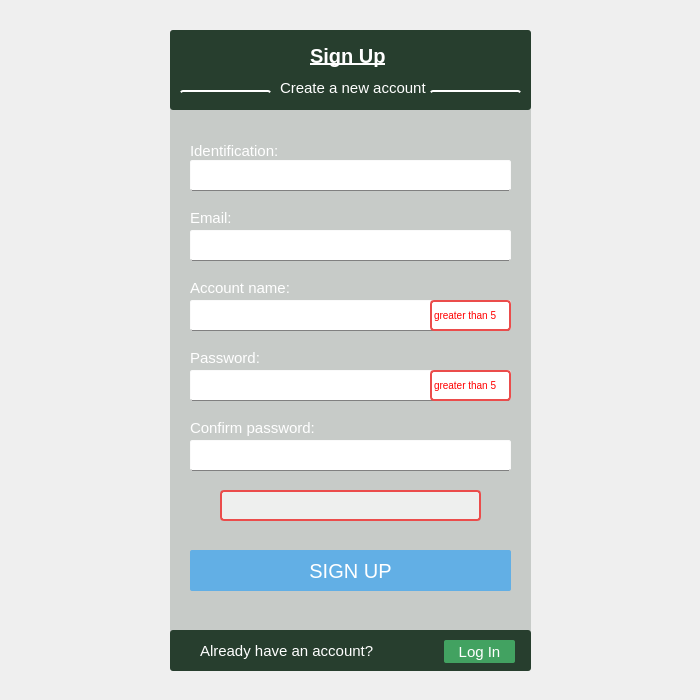
<?xml version="1.0" encoding="UTF-8"?>
<ui version="4.0">
 <class>signupForm</class>
 <widget class="QDialog" name="signupForm">
  <property name="geometry">
   <rect>
    <x>0</x>
    <y>0</y>
    <width>700</width>
    <height>700</height>
   </rect>
  </property>
  <property name="windowTitle">
   <string>Create your account</string>
  </property>
  <property name="windowIcon">
   <iconset resource="LIBPRO.qrc">
    <normaloff>:/icon/Resources/icon/LP icon.png</normaloff>:/icon/Resources/icon/LP icon.png</iconset>
  </property>
  <property name="styleSheet">
   <string notr="true">QLineEdit{font-family: &quot;Ubuntu Light&quot;; font-size: 15px; background-color: white; color:#422b25}
QLabel{font-family: &quot;Ubuntu Light&quot;; color: white;}
QFrame{background-color:rgba(39,62,46, 0.2); border-radius: 3px;
}</string>
  </property>
  <widget class="QFrame" name="frame">
   <property name="geometry">
    <rect>
     <x>170</x>
     <y>30</y>
     <width>361</width>
     <height>641</height>
    </rect>
   </property>
   <property name="styleSheet">
    <string notr="true">#signup
{
background-color: rgb(98, 175, 229);
border: 0px;
border-radius: 2px;
font-size: 20px;
font-family: &quot;Ubuntu Light&quot;;
color: white;
}
#signup:hover
{
background: qradialgradient(cx: 0.3, cy: -0.4,
fx: 0.3, fy: -0.4,
radius: 1.35, stop: 0 #1496bb, stop: 1 rgb(46, 150, 223));
border: 0px;
border-radius: 2px;
font: 25 20px &quot;Ubuntu Light&quot;;
color: white;
}
</string>
   </property>
   <property name="frameShape">
    <enum>QFrame::StyledPanel</enum>
   </property>
   <property name="frameShadow">
    <enum>QFrame::Raised</enum>
   </property>
   <widget class="QLabel" name="label_5">
    <property name="geometry">
     <rect>
      <x>20</x>
      <y>250</y>
      <width>101</width>
      <height>16</height>
     </rect>
    </property>
    <property name="styleSheet">
     <string notr="true">font-size: 15px;
background-color: transparent;
</string>
    </property>
    <property name="text">
     <string>Account name:</string>
    </property>
   </widget>
   <widget class="QLineEdit" name="accountName">
    <property name="geometry">
     <rect>
      <x>20</x>
      <y>270</y>
      <width>321</width>
      <height>31</height>
     </rect>
    </property>
    <property name="styleSheet">
     <string notr="true">border-top: 1px solid rgb(250, 250, 250);
border-left: 1px solid rgb(250, 250, 250);
border-right: 1px solid rgb(250, 250, 250);
border-bottom: 1px solid gray;
border-radius:2px;
background-color: white;</string>
    </property>
   </widget>
   <widget class="QLineEdit" name="email">
    <property name="geometry">
     <rect>
      <x>20</x>
      <y>200</y>
      <width>321</width>
      <height>31</height>
     </rect>
    </property>
    <property name="styleSheet">
     <string notr="true">border-top: 1px solid rgb(250, 250, 250);
border-left: 1px solid rgb(250, 250, 250);
border-right: 1px solid rgb(250, 250, 250);
border-bottom: 1px solid gray;
border-radius:2px;
</string>
    </property>
    <property name="text">
     <string/>
    </property>
   </widget>
   <widget class="QLabel" name="label_6">
    <property name="geometry">
     <rect>
      <x>20</x>
      <y>180</y>
      <width>41</width>
      <height>16</height>
     </rect>
    </property>
    <property name="styleSheet">
     <string notr="true">font-size: 15px;


 background-color: transparent;</string>
    </property>
    <property name="text">
     <string>Email:</string>
    </property>
   </widget>
   <widget class="QLabel" name="label_7">
    <property name="geometry">
     <rect>
      <x>20</x>
      <y>320</y>
      <width>81</width>
      <height>16</height>
     </rect>
    </property>
    <property name="styleSheet">
     <string notr="true">font-size: 15px;
 background-color: transparent;
</string>
    </property>
    <property name="text">
     <string>Password:</string>
    </property>
   </widget>
   <widget class="QLineEdit" name="password">
    <property name="geometry">
     <rect>
      <x>20</x>
      <y>340</y>
      <width>321</width>
      <height>31</height>
     </rect>
    </property>
    <property name="styleSheet">
     <string notr="true">border-top: 1px solid rgb(250, 250, 250);
border-left: 1px solid rgb(250, 250, 250);
border-right: 1px solid rgb(250, 250, 250);
border-bottom: 1px solid gray;
border-radius:2px;</string>
    </property>
    <property name="text">
     <string/>
    </property>
    <property name="echoMode">
     <enum>QLineEdit::Password</enum>
    </property>
   </widget>
   <widget class="QLineEdit" name="confirm">
    <property name="geometry">
     <rect>
      <x>20</x>
      <y>410</y>
      <width>321</width>
      <height>31</height>
     </rect>
    </property>
    <property name="styleSheet">
     <string notr="true">border-top: 1px solid rgb(250, 250, 250);
border-left: 1px solid rgb(250, 250, 250);
border-right: 1px solid rgb(250, 250, 250);
border-bottom: 1px solid gray;
border-radius:2px;</string>
    </property>
    <property name="text">
     <string/>
    </property>
    <property name="echoMode">
     <enum>QLineEdit::Password</enum>
    </property>
   </widget>
   <widget class="QLabel" name="label_8">
    <property name="geometry">
     <rect>
      <x>20</x>
      <y>390</y>
      <width>131</width>
      <height>16</height>
     </rect>
    </property>
    <property name="styleSheet">
     <string notr="true">font-size: 15px;
 background-color: transparent;

</string>
    </property>
    <property name="text">
     <string>Confirm password:</string>
    </property>
   </widget>
   <widget class="QPushButton" name="signup">
    <property name="geometry">
     <rect>
      <x>20</x>
      <y>520</y>
      <width>321</width>
      <height>41</height>
     </rect>
    </property>
    <property name="styleSheet">
     <string notr="true"/>
    </property>
    <property name="text">
     <string>SIGN UP</string>
    </property>
   </widget>
   <widget class="QFrame" name="frame_2">
    <property name="geometry">
     <rect>
      <x>0</x>
      <y>0</y>
      <width>361</width>
      <height>80</height>
     </rect>
    </property>
    <property name="styleSheet">
     <string notr="true">background-color:rgba(39,62,46, 1)</string>
    </property>
    <property name="frameShape">
     <enum>QFrame::StyledPanel</enum>
    </property>
    <property name="frameShadow">
     <enum>QFrame::Raised</enum>
    </property>
    <widget class="QLabel" name="label_2">
     <property name="geometry">
      <rect>
       <x>110</x>
       <y>50</y>
       <width>151</width>
       <height>16</height>
      </rect>
     </property>
     <property name="styleSheet">
      <string notr="true">font-size: 15px;
color: white;
font-family: &quot;Ubuntu Light&quot;;
 background-color: transparent;

</string>
     </property>
     <property name="text">
      <string>Create a new account</string>
     </property>
    </widget>
    <widget class="QLabel" name="label">
     <property name="geometry">
      <rect>
       <x>140</x>
       <y>10</y>
       <width>81</width>
       <height>31</height>
      </rect>
     </property>
     <property name="styleSheet">
      <string notr="true">font-size: 20px;
font-weight: 500;
text-decoration: underline;
font-family: &quot;Ubuntu Light&quot;;
color: white;
 background-color: transparent;</string>
     </property>
     <property name="text">
      <string>Sign Up</string>
     </property>
    </widget>
    <widget class="QLabel" name="label_10">
     <property name="geometry">
      <rect>
       <x>10</x>
       <y>60</y>
       <width>91</width>
       <height>16</height>
      </rect>
     </property>
     <property name="styleSheet">
      <string notr="true"> background-color: transparent;
border-top: 2px solid white;</string>
     </property>
     <property name="text">
      <string/>
     </property>
     <property name="scaledContents">
      <bool>true</bool>
     </property>
    </widget>
    <widget class="QLabel" name="label_11">
     <property name="geometry">
      <rect>
       <x>260</x>
       <y>60</y>
       <width>91</width>
       <height>16</height>
      </rect>
     </property>
     <property name="styleSheet">
      <string notr="true"> background-color: transparent;
border-top: 2px solid white;</string>
     </property>
     <property name="text">
      <string/>
     </property>
     <property name="scaledContents">
      <bool>true</bool>
     </property>
    </widget>
   </widget>
   <widget class="QFrame" name="frame_3">
    <property name="geometry">
     <rect>
      <x>0</x>
      <y>600</y>
      <width>361</width>
      <height>41</height>
     </rect>
    </property>
    <property name="styleSheet">
     <string notr="true">#frame_3{
background-color:rgba(39,62,46, 1)
}
#login
{
border-radius: 2px;

	background-color: rgb(66, 162, 97);
font-family:&quot;Ubuntu Light&quot;;
font-size: 15px;
color: white;
}
#login:hover
{
background-color: rgb(37, 103, 55);
}</string>
    </property>
    <property name="frameShape">
     <enum>QFrame::StyledPanel</enum>
    </property>
    <property name="frameShadow">
     <enum>QFrame::Raised</enum>
    </property>
    <widget class="QLabel" name="label_9">
     <property name="geometry">
      <rect>
       <x>30</x>
       <y>5</y>
       <width>181</width>
       <height>31</height>
      </rect>
     </property>
     <property name="styleSheet">
      <string notr="true">font-size: 15px;
color: white;
background-color: tranparent;
background-color: rgba(104, 120, 130, 0);</string>
     </property>
     <property name="text">
      <string>Already have an account?</string>
     </property>
    </widget>
    <widget class="QPushButton" name="login">
     <property name="geometry">
      <rect>
       <x>274</x>
       <y>10</y>
       <width>71</width>
       <height>23</height>
      </rect>
     </property>
     <property name="styleSheet">
      <string notr="true"/>
     </property>
     <property name="text">
      <string>Log In</string>
     </property>
    </widget>
   </widget>
   <widget class="QLabel" name="label_3">
    <property name="geometry">
     <rect>
      <x>20</x>
      <y>100</y>
      <width>91</width>
      <height>41</height>
     </rect>
    </property>
    <property name="styleSheet">
     <string notr="true">font-size: 15px;
background-color: transparent;
</string>
    </property>
    <property name="text">
     <string>Identification:</string>
    </property>
   </widget>
   <widget class="QLineEdit" name="identification">
    <property name="geometry">
     <rect>
      <x>20</x>
      <y>130</y>
      <width>321</width>
      <height>31</height>
     </rect>
    </property>
    <property name="styleSheet">
     <string notr="true">border-top: 1px solid rgb(250, 250, 250);
border-left: 1px solid rgb(250, 250, 250);
border-right: 1px solid rgb(250, 250, 250);
border-bottom: 1px solid gray;
border-radius:2px;
background-color: white;</string>
    </property>
   </widget>
   <widget class="QLabel" name="warning">
    <property name="geometry">
     <rect>
      <x>50</x>
      <y>460</y>
      <width>261</width>
      <height>31</height>
     </rect>
    </property>
    <property name="styleSheet">
     <string notr="true">background-color: rgba(255, 255, 255, 0.7);
border: 2px solid rgb(235, 76, 75);
font-size: 15px;
border-radius: 4px;
color: red;
font-family: &quot;Ubuntu Light&quot;</string>
    </property>
    <property name="text">
     <string/>
    </property>
    <property name="scaledContents">
     <bool>true</bool>
    </property>
    <property name="alignment">
     <set>Qt::AlignCenter</set>
    </property>
    <property name="margin">
     <number>3</number>
    </property>
   </widget>
   <widget class="QLabel" name="label_4">
    <property name="geometry">
     <rect>
      <x>260</x>
      <y>270</y>
      <width>81</width>
      <height>31</height>
     </rect>
    </property>
    <property name="styleSheet">
     <string notr="true">border: 2px solid rgb(235, 76, 75);
font-size: 10px;
background-color: white;
border-radius: 4px;
color: red;
font-family: &quot;Ubuntu Light&quot;</string>
    </property>
    <property name="text">
     <string>greater than 5</string>
    </property>
   </widget>
   <widget class="QLabel" name="label_12">
    <property name="geometry">
     <rect>
      <x>260</x>
      <y>340</y>
      <width>81</width>
      <height>31</height>
     </rect>
    </property>
    <property name="styleSheet">
     <string notr="true">border: 2px solid rgb(235, 76, 75);
font-size: 10px;
border-radius: 4px;
color: red;
font-family: &quot;Ubuntu Light&quot;;
background-color: white;
</string>
    </property>
    <property name="text">
     <string>greater than 5</string>
    </property>
   </widget>
  </widget>
 </widget>
 <tabstops>
  <tabstop>identification</tabstop>
  <tabstop>email</tabstop>
  <tabstop>accountName</tabstop>
  <tabstop>password</tabstop>
  <tabstop>confirm</tabstop>
  <tabstop>signup</tabstop>
  <tabstop>login</tabstop>
 </tabstops>
 <resources>
  <include location="LIBPRO.qrc"/>
 </resources>
 <connections/>
</ui>
